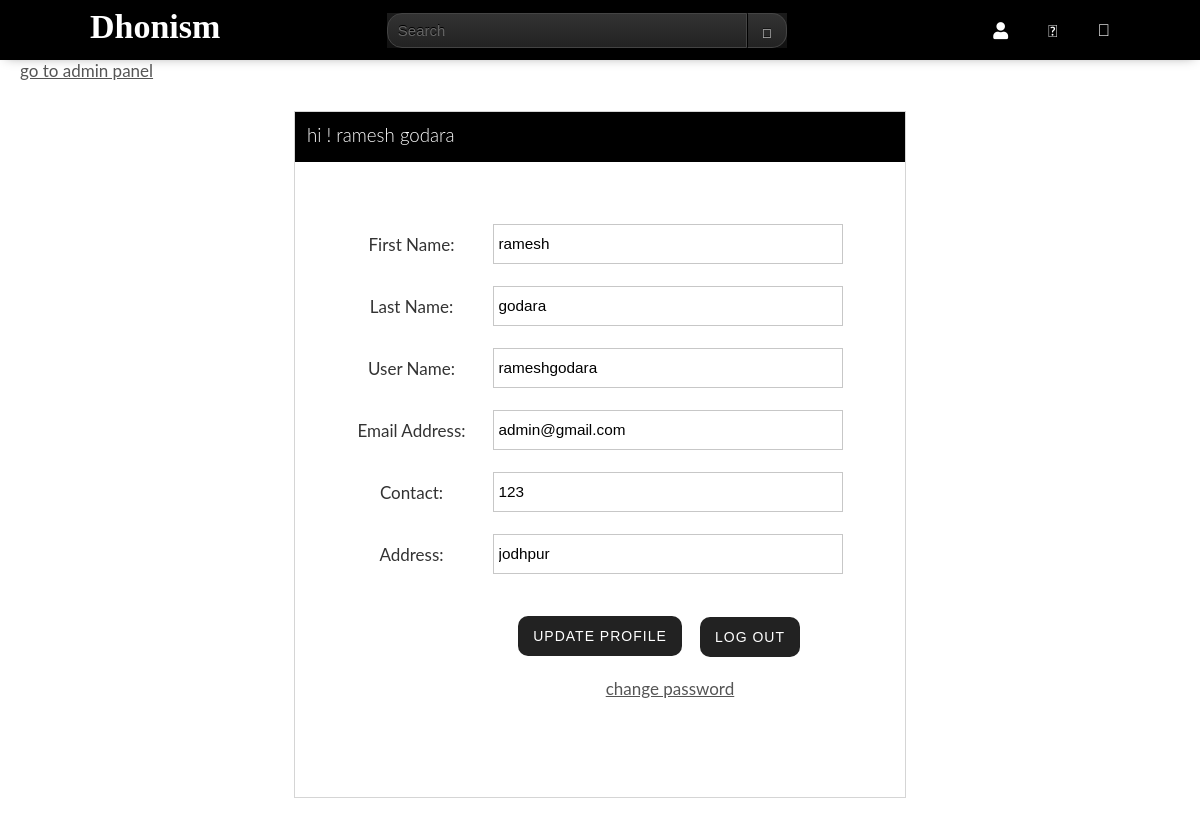
/userProfile.php (signed in), run on the app's committed database.
### tables this page shows
CREATE TABLE `logindata` (
  `sno` int(11) NOT NULL,
  `username` varchar(100) DEFAULT NULL,
  `password` varchar(100) DEFAULT NULL,
  `fname` varchar(100) DEFAULT NULL,
  `lname` varchar(100) DEFAULT NULL,
  `email` varchar(100) DEFAULT NULL,
  `address` varchar(100) DEFAULT NULL,
  `contactno` varchar(10) DEFAULT NULL,
  `status` varchar(100) DEFAULT NULL
);

### userProfile.php (the view, shortened to what this page needs)
<?php
$username=$_SESSION['uname'];
$q=mysqli_query($conn,"select * from logindata where username='$username' ;");
$updatearr=mysqli_fetch_array($q);
?>
<!DOCTYPE html>
<html lang="en">
<head>
    <link rel="stylesheet" type="text/css" href="style.css">
    <link rel="stylesheet" type="text/css" href="querries.css">
    <link rel="stylesheet" type="text/css" href="grid.css">
    <link href="https://kit-pro.fontawesome.com/releases/v5.14.0/css/pro.min.css" rel="stylesheet">
    <link rel="stylesheet" href="https://cdnjs.cloudflare.com/ajax/libs/font-awesome/5.13.0/css/all.min.css">
</head>
<body>
<?php
include 'header.php';
?>
<?php
$roleq=mysqli_query($conn,"select status from logindata where username='$username'");
while($roles=mysqli_fetch_assoc($roleq)){
    $role=$roles['status'];
}
if($role=='admin'){
?>
<a href="adminpage.php"style='text-decoration:underline;margin:20px'>go to admin panel</a>
<?php
}
?>
    <div class="row login-div">
        <form class="login-form" action="#" method="post" >
        <div class="login-panel-heading"> <h3 >hi ! <?php echo $updatearr['fname']." ".$updatearr['lname'];?></h3> </div>
            <table>
                <tr>
                    <td>First Name:</td>
                    <td><input type="text" name="fname" value="<?php echo $updatearr['fname']; ?>"></td>
                </tr>
                <tr>
                    <td>Last Name:</td>
                    <td><input type="text" name="lname" value="<?php echo $updatearr['lname']; ?>"></td>
                </tr>
                <tr>
                    <td>User Name:</td>
                    <td><input type="text" name="username" value="<?php echo $updatearr['username']; ?>"></td>
                </tr>
                <tr>
                    <td>Email Address:</td>
                    <td><input type="email" name="email" value="<?php echo $updatearr['email']; ?>"></td>
                </tr>
                <tr>
                    <td>Contact:</td>
                    <td><input type="text" name="contactno" value="<?php echo $updatearr['contactno']; ?>"></td>
                </tr>
                <tr>
                    <td>Address:</td>
                    <td><input type="text" name="address" value="<?php echo $updatearr['address']; ?>"></td>
                </tr>
                <tr><td colspan='2' ><button class="profile-update-btn btn-all" type="submit" name="updatesubmit">update profile</button></td></tr>
                <tr><td colspan='2' > <a class="pwd-change-link" href="pwdchange.php">change password </a></td></tr>
                <tr><td colspan='2'><a class="logout-btn btn-all" href="logout.php">Log out </a></td></tr>
            </table>
        </form>
    </div>
</body>
</html>

### style.css (style rules this page uses)
* { margin: 0; padding: 0; box-sizing: border-box; }
html, body { color: #333333; font-family: "Lato", "Arial", sans-serif; font-weight: normal; font-size: 17px; text-rendering: optimizeLegibility; }
.row { max-width: 85%; margin: 0 auto; }
.btn-all { background-color: #222; color: #fff; display: inline-block; border: none; font-size: 14px; font-weight: 100; border-radius: 10px; padding: 20px 40px; text-transform: uppercase; cursor: pointer; text-decoration: none; text-align: center; overflow: hidden; transition: all 0.2s; font-family: "Montserrat", sans-serif; letter-spacing: 1px; }
h1, h2, h3 { font-weight: 300; }
h3 { font-size: 110%; margin-bottom: 15px; }
a { text-decoration: none; color: #555; }
form.login-form { background-color: white; border: 1px solid rgb(213, 213, 213); width: 60%; padding-bottom: 20px; margin: 0 auto; margin-top: 30px; }
.login-div { min-height: 100vh; }
form.login-form input { height: 40px; width: 350px; margin-left: 25px; border: 1px solid rgb(199, 199, 199); font-size: 90%; padding: 0 5px; }
form.login-form table { text-align: center; margin: 0 auto; margin-top: 50px; }
form.login-form td { padding: 10px 0; }
.login-panel-heading { background-color: black; height: 50px; width: 100%; }
.login-panel-heading h3 { color: white; margin: 12px; }
.profile-update-btn { padding: 12px 15px; margin-top: 20px; position: relative; left: 0px; }
.logout-btn { padding: 12px 15px; position: relative; top: -104px; left: 150px; }
.pwd-change-link { margin-left: 100px; position: relative; left: 20px; text-decoration: underline; }
form.login-form { display: flex; flex-direction: column; align-items: center; }

### grid.css (style rules this page uses)
.row { zoom: 1; }
.row:before, .row:after { content: ""; display: table; }
.row:after { clear: both; }

### userProfile.php (style rules this page uses)
table { text-align:center; margin:0 auto; }
td { padding:10px 0; }

### data on the page
logindata: fname "ramesh", lname "godara", username "rameshgodara", email "admin@gmail.com", contactno "123", address "jodhpur"
